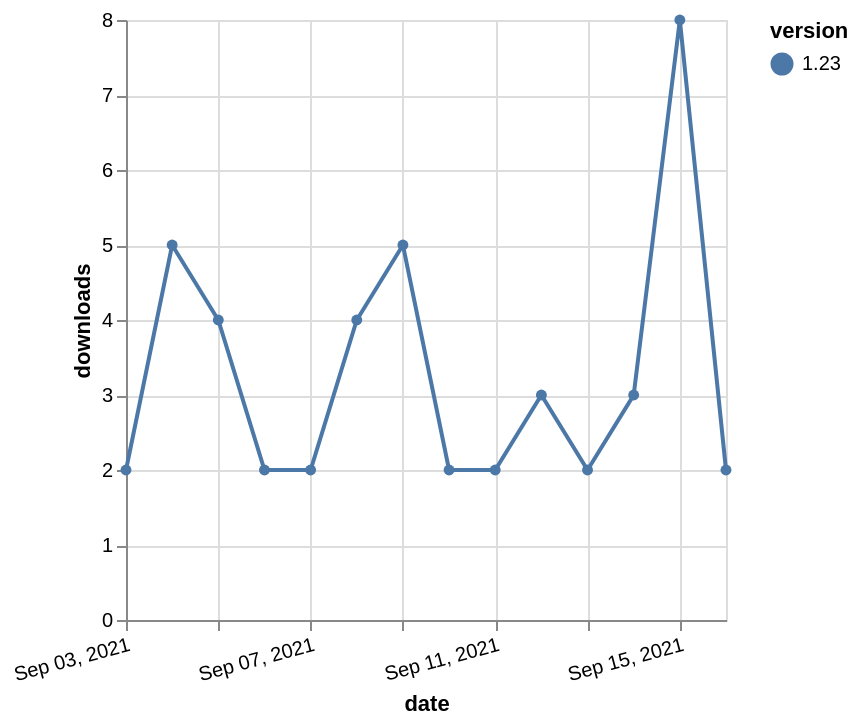

Describe this chart as a Vega-Lite specification.
### Vega-Lite specification from a JSON file in a GitHub repository (floating-point values rounded to 4 significant figures)
{"$schema": "https://vega.github.io/schema/vega-lite/v5.json", "description": "A simple bar chart with embedded data.", "data": {"values": [{"date": "2021-09-03", "total": 3542, "delta": 2, "version": "1.23"}, {"date": "2021-09-04", "total": 3547, "delta": 5, "version": "1.23"}, {"date": "2021-09-05", "total": 3551, "delta": 4, "version": "1.23"}, {"date": "2021-09-06", "total": 3553, "delta": 2, "version": "1.23"}, {"date": "2021-09-07", "total": 3555, "delta": 2, "version": "1.23"}, {"date": "2021-09-08", "total": 3559, "delta": 4, "version": "1.23"}, {"date": "2021-09-09", "total": 3564, "delta": 5, "version": "1.23"}, {"date": "2021-09-10", "total": 3566, "delta": 2, "version": "1.23"}, {"date": "2021-09-11", "total": 3568, "delta": 2, "version": "1.23"}, {"date": "2021-09-12", "total": 3571, "delta": 3, "version": "1.23"}, {"date": "2021-09-13", "total": 3573, "delta": 2, "version": "1.23"}, {"date": "2021-09-14", "total": 3576, "delta": 3, "version": "1.23"}, {"date": "2021-09-15", "total": 3584, "delta": 8, "version": "1.23"}, {"date": "2021-09-16", "total": 3586, "delta": 2, "version": "1.23"}]}, "width": "container", "mark": {"type": "line", "point": {"filled": true}}, "encoding": {"x": {"field": "date", "type": "temporal", "timeUnit": "yearmonthdate", "title": "date", "axis": {"labelAngle": -15}}, "y": {"field": "delta", "type": "quantitative", "title": "downloads"}, "color": {"field": "version", "type": "nominal"}, "tooltip": {"field": "delta"}}}
